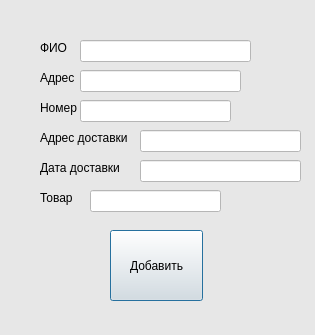
<?xml version="1.0" encoding="UTF-8"?>
<ui version="4.0">
 <class>Dialog</class>
 <widget class="QDialog" name="Dialog">
  <property name="geometry">
   <rect>
    <x>0</x>
    <y>0</y>
    <width>315</width>
    <height>335</height>
   </rect>
  </property>
  <property name="windowTitle">
   <string>Добавление</string>
  </property>
  <property name="styleSheet">
   <string notr="true">background-color: rgb(231, 231, 231);</string>
  </property>
  <widget class="QLabel" name="label_2">
   <property name="geometry">
    <rect>
     <x>40</x>
     <y>40</y>
     <width>51</width>
     <height>16</height>
    </rect>
   </property>
   <property name="text">
    <string>ФИО</string>
   </property>
  </widget>
  <widget class="QLabel" name="label_3">
   <property name="geometry">
    <rect>
     <x>40</x>
     <y>70</y>
     <width>41</width>
     <height>16</height>
    </rect>
   </property>
   <property name="text">
    <string>Адрес</string>
   </property>
  </widget>
  <widget class="QLabel" name="label_4">
   <property name="geometry">
    <rect>
     <x>40</x>
     <y>100</y>
     <width>41</width>
     <height>16</height>
    </rect>
   </property>
   <property name="text">
    <string>Номер</string>
   </property>
  </widget>
  <widget class="QLabel" name="label_5">
   <property name="geometry">
    <rect>
     <x>40</x>
     <y>130</y>
     <width>101</width>
     <height>16</height>
    </rect>
   </property>
   <property name="text">
    <string>Адрес доставки</string>
   </property>
  </widget>
  <widget class="QLabel" name="label_6">
   <property name="geometry">
    <rect>
     <x>40</x>
     <y>160</y>
     <width>91</width>
     <height>16</height>
    </rect>
   </property>
   <property name="text">
    <string>Дата доставки</string>
   </property>
  </widget>
  <widget class="QLabel" name="label_7">
   <property name="geometry">
    <rect>
     <x>40</x>
     <y>190</y>
     <width>61</width>
     <height>16</height>
    </rect>
   </property>
   <property name="text">
    <string>Товар</string>
   </property>
  </widget>
  <widget class="QLineEdit" name="lineEdit_2">
   <property name="geometry">
    <rect>
     <x>80</x>
     <y>40</y>
     <width>171</width>
     <height>22</height>
    </rect>
   </property>
   <property name="styleSheet">
    <string notr="true">background-color: rgb(255, 255, 255);</string>
   </property>
  </widget>
  <widget class="QLineEdit" name="lineEdit_3">
   <property name="geometry">
    <rect>
     <x>80</x>
     <y>70</y>
     <width>161</width>
     <height>22</height>
    </rect>
   </property>
   <property name="styleSheet">
    <string notr="true">background-color: rgb(255, 255, 255);</string>
   </property>
  </widget>
  <widget class="QLineEdit" name="lineEdit_4">
   <property name="geometry">
    <rect>
     <x>80</x>
     <y>100</y>
     <width>151</width>
     <height>22</height>
    </rect>
   </property>
   <property name="styleSheet">
    <string notr="true">background-color: rgb(255, 255, 255);</string>
   </property>
  </widget>
  <widget class="QLineEdit" name="lineEdit_5">
   <property name="geometry">
    <rect>
     <x>140</x>
     <y>130</y>
     <width>161</width>
     <height>22</height>
    </rect>
   </property>
   <property name="styleSheet">
    <string notr="true">background-color: rgb(255, 255, 255);</string>
   </property>
  </widget>
  <widget class="QLineEdit" name="lineEdit_6">
   <property name="geometry">
    <rect>
     <x>140</x>
     <y>160</y>
     <width>161</width>
     <height>22</height>
    </rect>
   </property>
   <property name="styleSheet">
    <string notr="true">background-color: rgb(255, 255, 255);</string>
   </property>
  </widget>
  <widget class="QLineEdit" name="lineEdit_7">
   <property name="geometry">
    <rect>
     <x>90</x>
     <y>190</y>
     <width>131</width>
     <height>22</height>
    </rect>
   </property>
   <property name="styleSheet">
    <string notr="true">background-color: rgb(255, 255, 255);</string>
   </property>
  </widget>
  <widget class="QPushButton" name="pushButton">
   <property name="geometry">
    <rect>
     <x>110</x>
     <y>230</y>
     <width>93</width>
     <height>71</height>
    </rect>
   </property>
   <property name="text">
    <string>Добавить</string>
   </property>
  </widget>
 </widget>
 <resources/>
 <connections/>
</ui>
